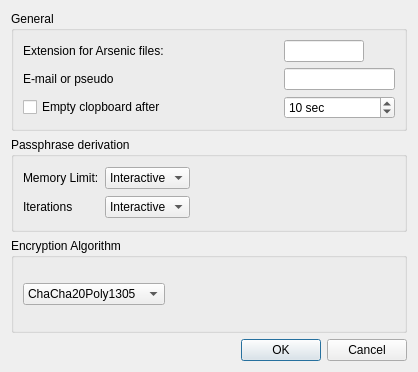
<?xml version="1.0" encoding="UTF-8"?>
<ui version="4.0">
 <class>Conf</class>
 <widget class="QDialog" name="Conf">
  <property name="geometry">
   <rect>
    <x>0</x>
    <y>0</y>
    <width>418</width>
    <height>372</height>
   </rect>
  </property>
  <property name="windowTitle">
   <string>Arsenic Configuration</string>
  </property>
  <layout class="QVBoxLayout" name="verticalLayout">
   <item>
    <widget class="QGroupBox" name="groupBox">
     <property name="title">
      <string>General</string>
     </property>
     <layout class="QGridLayout" name="gridLayout">
      <item row="0" column="0">
       <widget class="QLabel" name="label">
        <property name="text">
         <string>Extension for Arsenic files:</string>
        </property>
       </widget>
      </item>
      <item row="1" column="0">
       <widget class="QLabel" name="label_4">
        <property name="text">
         <string>E-mail or pseudo</string>
        </property>
       </widget>
      </item>
      <item row="2" column="0">
       <widget class="QCheckBox" name="checkBox_empty">
        <property name="text">
         <string>Empty clopboard after</string>
        </property>
       </widget>
      </item>
      <item row="1" column="2">
       <widget class="QLineEdit" name="editName"/>
      </item>
      <item row="2" column="2">
       <widget class="QSpinBox" name="spinBox_clip">
        <property name="suffix">
         <string> sec</string>
        </property>
        <property name="minimum">
         <number>1</number>
        </property>
        <property name="maximum">
         <number>999</number>
        </property>
        <property name="value">
         <number>10</number>
        </property>
       </widget>
      </item>
      <item row="0" column="2">
       <widget class="QLineEdit" name="editExtension">
        <property name="sizePolicy">
         <sizepolicy hsizetype="Fixed" vsizetype="Fixed">
          <horstretch>0</horstretch>
          <verstretch>0</verstretch>
         </sizepolicy>
        </property>
        <property name="maximumSize">
         <size>
          <width>80</width>
          <height>16777215</height>
         </size>
        </property>
        <property name="text">
         <string/>
        </property>
       </widget>
      </item>
      <item row="2" column="1">
       <spacer name="horizontalSpacer">
        <property name="orientation">
         <enum>Qt::Horizontal</enum>
        </property>
        <property name="sizeHint" stdset="0">
         <size>
          <width>40</width>
          <height>20</height>
         </size>
        </property>
       </spacer>
      </item>
     </layout>
    </widget>
   </item>
   <item>
    <widget class="QGroupBox" name="groupBox_2">
     <property name="title">
      <string>Passphrase derivation</string>
     </property>
     <layout class="QGridLayout" name="gridLayout_2">
      <item row="1" column="0">
       <widget class="QLabel" name="label_3">
        <property name="text">
         <string>Iterations</string>
        </property>
       </widget>
      </item>
      <item row="0" column="1">
       <widget class="QComboBox" name="comboMemory">
        <property name="currentText">
         <string notr="true">Interactive</string>
        </property>
        <item>
         <property name="text">
          <string notr="true">Interactive</string>
         </property>
        </item>
        <item>
         <property name="text">
          <string notr="true">Moderate</string>
         </property>
        </item>
        <item>
         <property name="text">
          <string notr="true">Sensitive</string>
         </property>
        </item>
       </widget>
      </item>
      <item row="0" column="0">
       <widget class="QLabel" name="label_2">
        <property name="text">
         <string>Memory Limit:</string>
        </property>
       </widget>
      </item>
      <item row="1" column="1">
       <widget class="QComboBox" name="comboOps">
        <property name="currentText">
         <string notr="true">Interactive</string>
        </property>
        <item>
         <property name="text">
          <string notr="true">Interactive</string>
         </property>
        </item>
        <item>
         <property name="text">
          <string notr="true">Moderate</string>
         </property>
        </item>
        <item>
         <property name="text">
          <string notr="true">Sensitive</string>
         </property>
        </item>
       </widget>
      </item>
      <item row="0" column="2">
       <spacer name="horizontalSpacer_2">
        <property name="orientation">
         <enum>Qt::Horizontal</enum>
        </property>
        <property name="sizeHint" stdset="0">
         <size>
          <width>40</width>
          <height>20</height>
         </size>
        </property>
       </spacer>
      </item>
     </layout>
    </widget>
   </item>
   <item>
    <widget class="QGroupBox" name="groupBox_3">
     <property name="title">
      <string>Encryption Algorithm</string>
     </property>
     <layout class="QHBoxLayout" name="horizontalLayout">
      <item>
       <widget class="QComboBox" name="comboAlgo">
        <property name="currentText">
         <string notr="true">ChaCha20Poly1305</string>
        </property>
        <item>
         <property name="text">
          <string notr="true">ChaCha20Poly1305</string>
         </property>
        </item>
        <item>
         <property name="text">
          <string notr="true">AES-256/GCM</string>
         </property>
        </item>
        <item>
         <property name="text">
          <string notr="true">Serpent/GCM</string>
         </property>
        </item>
       </widget>
      </item>
      <item>
       <spacer name="horizontalSpacer_3">
        <property name="orientation">
         <enum>Qt::Horizontal</enum>
        </property>
        <property name="sizeHint" stdset="0">
         <size>
          <width>40</width>
          <height>20</height>
         </size>
        </property>
       </spacer>
      </item>
     </layout>
    </widget>
   </item>
   <item>
    <widget class="QDialogButtonBox" name="buttonBox">
     <property name="orientation">
      <enum>Qt::Horizontal</enum>
     </property>
     <property name="standardButtons">
      <set>QDialogButtonBox::Cancel|QDialogButtonBox::Ok</set>
     </property>
    </widget>
   </item>
  </layout>
 </widget>
 <resources/>
 <connections>
  <connection>
   <sender>buttonBox</sender>
   <signal>accepted()</signal>
   <receiver>Conf</receiver>
   <slot>accept()</slot>
   <hints>
    <hint type="sourcelabel">
     <x>248</x>
     <y>254</y>
    </hint>
    <hint type="destinationlabel">
     <x>157</x>
     <y>274</y>
    </hint>
   </hints>
  </connection>
  <connection>
   <sender>buttonBox</sender>
   <signal>rejected()</signal>
   <receiver>Conf</receiver>
   <slot>reject()</slot>
   <hints>
    <hint type="sourcelabel">
     <x>316</x>
     <y>260</y>
    </hint>
    <hint type="destinationlabel">
     <x>286</x>
     <y>274</y>
    </hint>
   </hints>
  </connection>
 </connections>
</ui>
